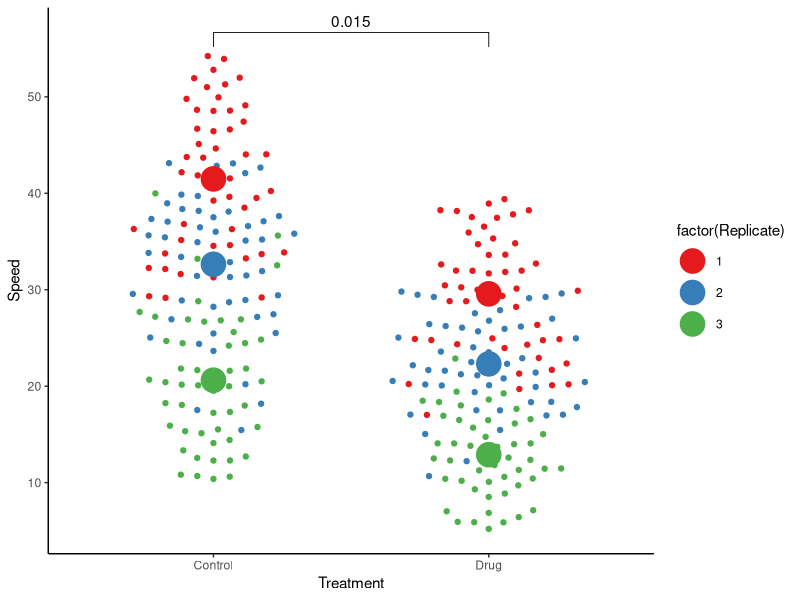

Write the R code that produced this figure.
## ---- chunk 1
library(dplyr)
library(ggplot2)
library(ggbeeswarm)
library(ggpubr)
## ---- chunk 2
dat <- read.table(file = "../dat/superplot data.txt",  # path to the file
           header = T,    # Whether to display the header
           sep = ",")     # Separator
## ---- chunk 3
ReplicateAverages <- dat %>% 
  group_by(Treatment, Replicate) %>% 
  summarise_each(list(mean))

## ---- chunk 4
ggplot(dat, 
       aes(x = Treatment, y = Speed, color = factor(Replicate))) + 
  geom_beeswarm(cex = 3) + scale_colour_brewer(palette = "Set1") + 
  geom_beeswarm(data = ReplicateAverages, size=8) + 
  stat_compare_means(data = ReplicateAverages, 
                     comparisons = list(c("Control", "Drug")), method = "t.test", paired = TRUE) +
  theme_classic()
